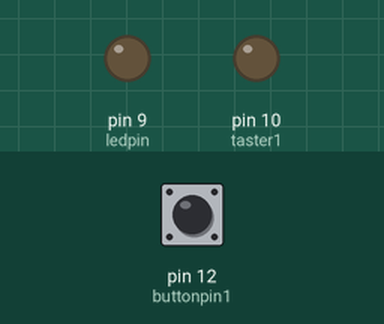
Recording of a sketch running on a simulated Arduino Uno, built with avr-gcc and run on an emulated ATmega328P. Parts: output pins drawn as LEDs (lit = HIGH). The test bench sets the inputs (shaded band); at power-on: pin 12 (buttonpin1) LOW.

Above: at 1.2 s.
1.3 s: pin 12 (buttonpin1) pulled HIGH for 0.15 s
At 1.76 s:
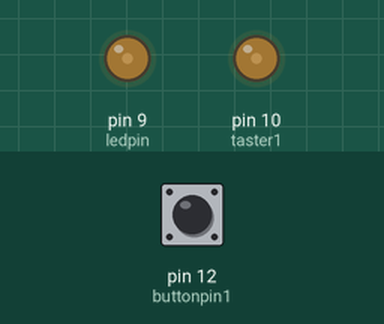
At 4.1 s:
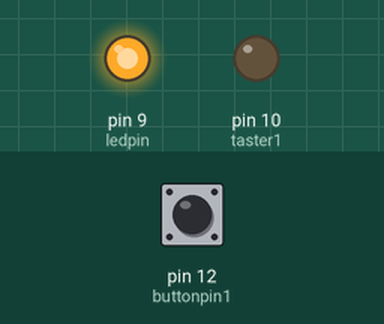
4.3 s: pin 12 (buttonpin1) pulled HIGH for 1 s
At 8.6 s:
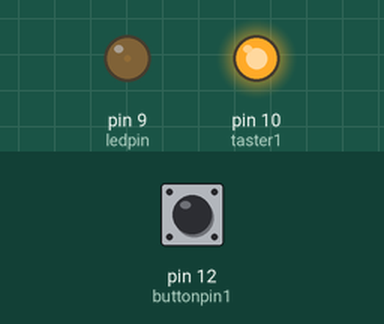
Timing chart, 0 to 10.1 s (numbered marks = the images above; inputs shaded):
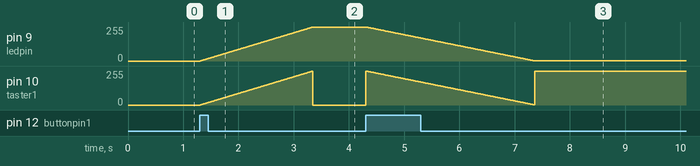

Measured:
- after the input at 1.3 s, pin 9 (ledpin): moves from 0/255 to 254/255 over 2.0 s, starting at once; pin 10 (taster1): rises from 0/255 to 254/255 in 2.0 s, then falls to 0/255 in 0.01 s
- after the input at 4.3 s, pin 10 (taster1): ramps from 255/255 to 1/255 and jumps back, once every 3.1 s

The sketch:

task5.ino
```cpp
   //Solang die LED ausgeschaltet ist soll der Taster leuchten. Solange sie eingeschaltet ist, soll der Taster nicht leuchten. Während des Einschalt- und Ausschaltfadings soll der Taster blinken.

const int buttonpin1=12;
const int ledpin = 9;//using pwm pin to have fading effects
const int taster1=10;

int currentstate = 0;
int previousstate = 0;
int i = 0;
int j = 0;

void setup() {
pinMode (buttonpin1, INPUT);
pinMode (ledpin, OUTPUT);
pinMode(taster1, OUTPUT);
}

void loop() {


currentstate = digitalRead(12);

if (currentstate != previousstate) {

if (currentstate==HIGH and i==0) {

for( i=0; i<255; i++){
    analogWrite(ledpin, i);
    analogWrite(taster1,i);
    delay(8);}


digitalWrite(taster1,LOW); // turn off Taster

j=1;
}


else if (currentstate==LOW and j==1) {
i=1;
}

else if (currentstate==HIGH and i==1) {


  for( i=255; i>0; i--){
    analogWrite(ledpin, i);
    analogWrite(taster1,i);
    delay(12);


  digitalWrite(taster1,HIGH);//turn on Taster
  }
j=0;
}


else if (currentstate==LOW and j==0) {
i=0;


}


previousstate=currentstate; //updating the status of the state

  }


}
```
